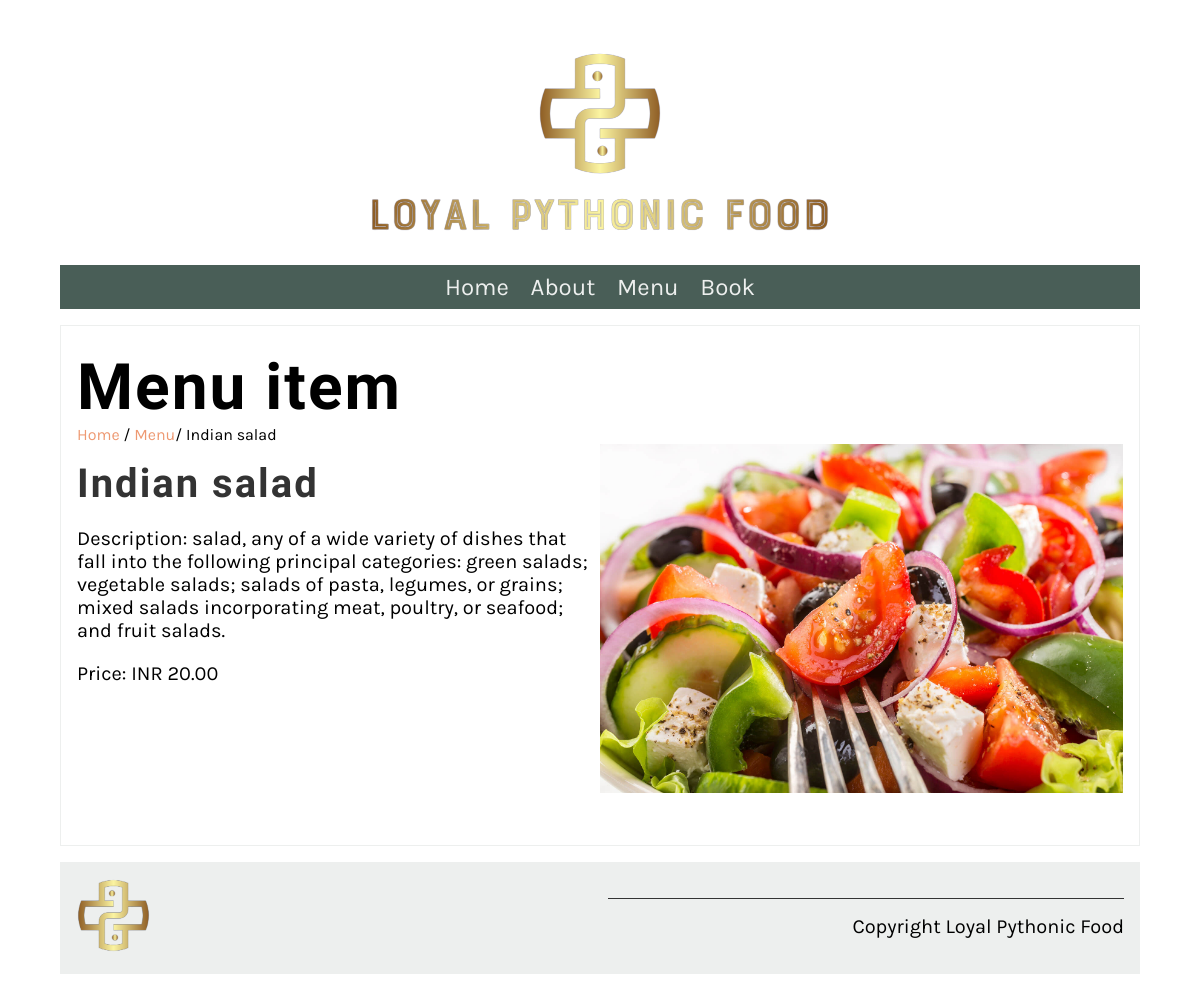
Screenshot of /menu_item/1/ with the database file from the repository.
### restaurant/models.py (models this page shows, shortened)
class Menu(models.Model):
   name = models.CharField(max_length=200)
   price = models.IntegerField(null=False)
   menu_item_description = models.TextField(max_length=1000, default='')

### restaurant/views.py (the view)
# urls.py: path('menu_item/<int:pk>/', views.display_menu_item, name="menu_item"),
def display_menu_item(request, pk=None):
    if pk:
        menu_item = Menu.objects.get(pk=pk)
    else:
        menu_item = ""
    return render(request, 'menu_item.html', {"menu_item": menu_item})

### restaurant/templates/menu_item.html
{% extends 'base.html' %}
{% load static %}
{% block content %}
<section>
   <article>
      <h1>Menu item</h1>
      <span>
         <a href="{% url 'home' %}">Home</a> /
         <a href="{% url 'menu' %}">Menu</a>/
         {{menu_item.name}}
      </span>
      <div class="row">
         <div class="column">
            <h2>
                {{ menu_item.name }}
            </h2>
            <p>
                {{ menu_item.menu_item_description }}
            </p>
            <p>
                Price: INR {{ menu_item.price }}.00
            </p>
         </div>
         <div class="column">
            <img src="/restaurant/static/img/menu_items/{{menu_item.name}}.jpg" alt="{{ menu_item.name}}" />
        </div>
      </div>
   </article>
</section>
{% endblock %}

### restaurant/static/css/style.css (style rules this page uses)
body { font-family: 'Karla', sans-serif; margin-top: 3rem; margin-bottom: 3rem; margin-left: 5%; margin-right: 5%; }
h1, h2, h3, h4, h5, h6 { font-family: 'Markazi Text', serif; letter-spacing: 2px;; }
h1 { font-size: 4rem; margin-top: 1.5rem; margin-bottom: 0; }
h2 { font-size: 2.5rem; color: #333333; margin:1rem 0; }
p, ul { font-size: 1.25rem;; }
a { color: #EE9972; text-decoration: none; }
section { display: flex; gap: 2rem 1rem; margin-top: 1rem; margin-bottom: 1rem; flex-direction: row; }
article { flex:1; }
article img { max-width: 100%; }
main article { border: 1px solid #EDEFEE; padding-left: 1rem; padding-right: 1rem; }
.row { display: flex; flex-direction: row; width: 100%; padding-bottom: 1rem; }
.column { flex-basis: 50%; margin-bottom: 1rem; padding-bottom: 1rem; }

### rows the page displays
Menu: name "Indian salad", menu_item_description "Description: salad, any of a wide variety of dishes that fall into the following principal categories: green salads; vegetable salads; salads of pasta, legumes, or grains; mixed salads incorporating meat, poultry, or seafood; and fruit salads.", price "20", name (picture)
